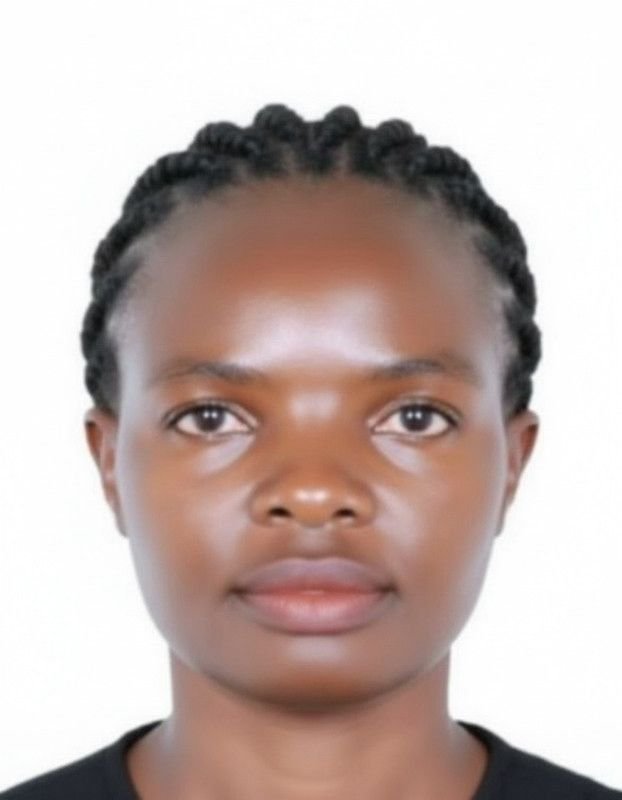
#> input picture input_photo.jpeg, 622 x 800 px
$ python remove_skin_reflections.py
#> lines starting #> are read from the running program, lines starting #| are printed output that depends on the picture; after the words box and inside, x2 and y2 are one past the last pixel; in counts of white or black regions, pixels touching at a corner belong together
#> in process_image, image is the input picture: shape (800, 622, 3); mean B, G, R 174.7, 179.3, 196.1
#| Image shape: (800, 622, 3)
import cv2
import numpy as np
from scipy.ndimage import gaussian_filter

def detect_eye_region_precise(image, eye_x, eye_y, eye_w, eye_h):
    """
    Precisely detect the actual eye area (iris, pupil, sclera) within a detected eye bounding box.
    Returns a refined mask for just the eye structure.
    """
    # Extract the eye region
    eye_roi = image[eye_y:eye_y+eye_h, eye_x:eye_x+eye_w]

    if eye_roi.size == 0:
        return np.zeros((eye_h, eye_w), dtype=np.uint8)

    # Convert to grayscale and HSV for analysis
    eye_gray = cv2.cvtColor(eye_roi, cv2.COLOR_BGR2GRAY)
    eye_hsv = cv2.cvtColor(eye_roi, cv2.COLOR_BGR2HSV)
    h, s, v = cv2.split(eye_hsv)

    # Create refined mask
    refined_mask = np.zeros((eye_h, eye_w), dtype=np.uint8)

    # Method 1: Detect dark regions (pupil and iris)
    # Pupil and iris are typically darker than surrounding skin
    _, dark_mask = cv2.threshold(eye_gray, 0, 255, cv2.THRESH_BINARY_INV + cv2.THRESH_OTSU)

    # Method 2: Detect eye whites (sclera) - low saturation, medium-high brightness
    sclera_mask = ((s < 40) & (v > 100) & (v < 240)).astype(np.uint8) * 255

    # Method 3: Detect iris region - has some color saturation
    iris_mask = ((s > 15) & (v > 30) & (v < 200)).astype(np.uint8) * 255

    # Combine masks: we want dark areas (pupil/iris) OR white areas (sclera)
    eye_structure = cv2.bitwise_or(dark_mask, sclera_mask)
    eye_structure = cv2.bitwise_or(eye_structure, iris_mask)

    # Clean up the mask - remove small noise
    kernel = cv2.getStructuringElement(cv2.MORPH_ELLIPSE, (3, 3))
    eye_structure = cv2.morphologyEx(eye_structure, cv2.MORPH_CLOSE, kernel, iterations=2)
    eye_structure = cv2.morphologyEx(eye_structure, cv2.MORPH_OPEN, kernel, iterations=1)

    # Find the largest connected component (the actual eye)
    num_labels, labels, stats, centroids = cv2.connectedComponentsWithStats(eye_structure, connectivity=8)

    if num_labels > 1:
        # Get the largest component (excluding background)
        largest_component = 1 + np.argmax(stats[1:, cv2.CC_STAT_AREA])
        refined_mask = (labels == largest_component).astype(np.uint8) * 255
    else:
        refined_mask = eye_structure

    # Apply edge detection to find eye boundaries
    edges = cv2.Canny(eye_gray, 30, 100)

    # Dilate edges slightly to create boundary
    edges = cv2.dilate(edges, kernel, iterations=1)

    # Fill the region inside the edges
    contours, _ = cv2.findContours(edges, cv2.RETR_EXTERNAL, cv2.CHAIN_APPROX_SIMPLE)

    if contours:
        # Find contour that's most likely the eye (centered, reasonable size)
        eye_center_x, eye_center_y = eye_w // 2, eye_h // 2

        best_contour = None
        best_score = float('inf')

        for contour in contours:
            area = cv2.contourArea(contour)
            # Eye should be a reasonable portion of the detection box
            if area < (eye_w * eye_h * 0.1) or area > (eye_w * eye_h * 0.8):
                continue

            # Calculate how centered the contour is
            M = cv2.moments(contour)
            if M["m00"] != 0:
                cx = int(M["m10"] / M["m00"])
                cy = int(M["m01"] / M["m00"])
                dist = np.sqrt((cx - eye_center_x)**2 + (cy - eye_center_y)**2)

                if dist < best_score:
                    best_score = dist
                    best_contour = contour

        if best_contour is not None:
            # Create mask from best contour
            contour_mask = np.zeros((eye_h, eye_w), dtype=np.uint8)
            cv2.drawContours(contour_mask, [best_contour], -1, 255, -1)

            # Combine with color-based detection
            refined_mask = cv2.bitwise_or(refined_mask, contour_mask)

    # Create an almond/eye shape mask as a constraint
    # Eyes are typically almond-shaped, not circular
    almond_mask = np.zeros((eye_h, eye_w), dtype=np.uint8)
    center = (eye_w // 2, eye_h // 2)

    # Create almond shape (ellipse with narrower width at top and bottom)
    axes = (int(eye_w * 0.45), int(eye_h * 0.35))
    cv2.ellipse(almond_mask, center, axes, 0, 0, 360, 255, -1)

    # Intersect with almond shape to ensure natural eye shape
    refined_mask = cv2.bitwise_and(refined_mask, almond_mask)

    # Final smoothing
    refined_mask = cv2.GaussianBlur(refined_mask, (5, 5), 0)

    return refined_mask


def detect_eyes(image):
    """
    Detect eyes in the image and return a precise mask of actual eye areas.
    Returns a binary mask where eye regions are white (255).
    """
    gray = cv2.cvtColor(image, cv2.COLOR_BGR2GRAY)
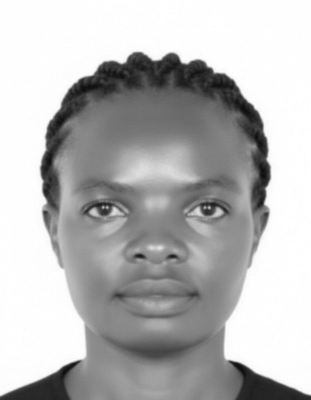
#> gray: shape (800, 622) (shown at 1/2 size); min 10, max 255, mean 183.8

    # Load Haar Cascade for eye detection
    eye_cascade = cv2.CascadeClassifier('haarcascade_eye.xml')

    # Also try face detection to better locate eye regions
    face_cascade = cv2.CascadeClassifier('haarcascade_frontalface_default.xml')

    # Create empty mask
    eye_mask = np.zeros(gray.shape, dtype=np.uint8)

    # Detect faces first to narrow down search area
    faces = face_cascade.detectMultiScale(gray, scaleFactor=1.1, minNeighbors=5, minSize=(30, 30))
#> faces = [[82, 243, 459, 459]]

    if len(faces) > 0:
        # Search for eyes within face regions
        for (x, y, w, h) in faces:
            # Define eye region (upper half of face)
            roi_gray = gray[y:y+int(h*0.6), x:x+w]
            roi_x, roi_y = x, y

            # Detect eyes in this region
            eyes = eye_cascade.detectMultiScale(roi_gray, scaleFactor=1.05, minNeighbors=3, minSize=(20, 20))

            for (ex, ey, ew, eh) in eyes:
                # Calculate absolute coordinates
                abs_x = roi_x + ex
                abs_y = roi_y + ey
                abs_w = ew
                abs_h = eh

                # Ensure within image bounds
                abs_x = max(0, abs_x)
                abs_y = max(0, abs_y)
                abs_w = min(image.shape[1] - abs_x, abs_w)
                abs_h = min(image.shape[0] - abs_y, abs_h)

                # Get precise eye mask for this region
                precise_mask = detect_eye_region_precise(image, abs_x, abs_y, abs_w, abs_h)

                # Place the precise mask in the full image mask
                eye_mask[abs_y:abs_y+abs_h, abs_x:abs_x+abs_w] = cv2.bitwise_or(
                    eye_mask[abs_y:abs_y+abs_h, abs_x:abs_x+abs_w],
                    precise_mask
                )
#> this loop made 1 pass
#> (x, y, w, roi_x, roi_y, eyes) on pass 1: (82, 243, 459, 82, 243, [[71, 130, 91, 91], [286, 128, 96, 96]])
#> pass 1, in detect_eyes, `roi_gray = gray[y:y+int(h*0.6), x:x+w]`:
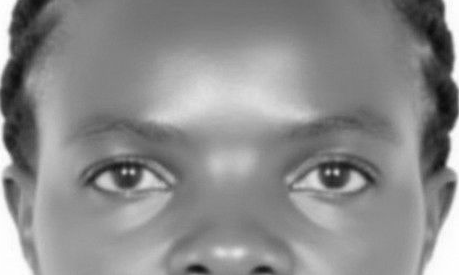
#> roi_gray: shape (275, 459); min 10, max 255, mean 139.9
#> pass 1, in detect_eye_region_precise, `eye_gray = cv2.cvtColor(eye_roi, cv2.COLOR_BGR2GRAY)`:
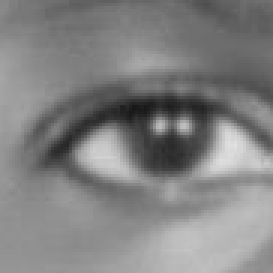
#> eye_gray: shape (91, 91) (shown 3 times larger); min 24, max 225, mean 129.6
#> after the loop:
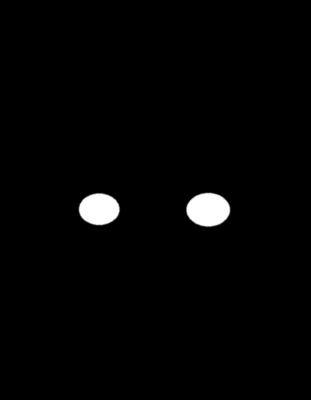
#> eye_mask: shape (800, 622) (shown at 1/2 size); min 0, max 255, mean 4.4
    else:
        # No face detected, try to detect eyes directly in whole image
        eyes = eye_cascade.detectMultiScale(gray, scaleFactor=1.1, minNeighbors=5, minSize=(20, 20))

        for (ex, ey, ew, eh) in eyes:
            # Ensure within bounds
            ex = max(0, ex)
            ey = max(0, ey)
            ew = min(image.shape[1] - ex, ew)
            eh = min(image.shape[0] - ey, eh)

            # Get precise eye mask for this region
            precise_mask = detect_eye_region_precise(image, ex, ey, ew, eh)

            # Place the precise mask in the full image mask
            eye_mask[ey:ey+eh, ex:ex+ew] = cv2.bitwise_or(
                eye_mask[ey:ey+eh, ex:ex+ew],
                precise_mask
            )

    # Apply minimal smoothing to final mask
    if np.sum(eye_mask) > 0:
        kernel = cv2.getStructuringElement(cv2.MORPH_ELLIPSE, (3, 3))
#> kernel = [[0, 1, 0], [1, 1, 1], [0, 1, 0]]
        eye_mask = cv2.morphologyEx(eye_mask, cv2.MORPH_CLOSE, kernel, iterations=1)
        eye_mask = cv2.GaussianBlur(eye_mask, (5, 5), 0)
#| Detected and will exclude 10532 eye region pixels

    return eye_mask


def detect_skin(image):
    """
    Detect skin regions in the image using multiple color spaces with refined masking.
    Returns a binary mask where skin regions are white (255).
    """
    # Convert to different color spaces
    hsv = cv2.cvtColor(image, cv2.COLOR_BGR2HSV)
#> hsv: shape (800, 622, 3); mean H, S, V 23.2, 37, 196.6
    ycrcb = cv2.cvtColor(image, cv2.COLOR_BGR2YCrCb)
#> ycrcb: shape (800, 622, 3); mean of channels 0, 1, 2 183.8, 136.8, 122.8
    lab = cv2.cvtColor(image, cv2.COLOR_BGR2LAB)
#> lab: shape (800, 622, 3); mean of channels 0, 1, 2 187.2, 133.9, 133.1

    # HSV skin detection
    # Typical skin tone ranges in HSV
    lower_hsv = np.array([0, 20, 70], dtype=np.uint8)
    upper_hsv = np.array([20, 170, 255], dtype=np.uint8)
    skin_mask_hsv = cv2.inRange(hsv, lower_hsv, upper_hsv)
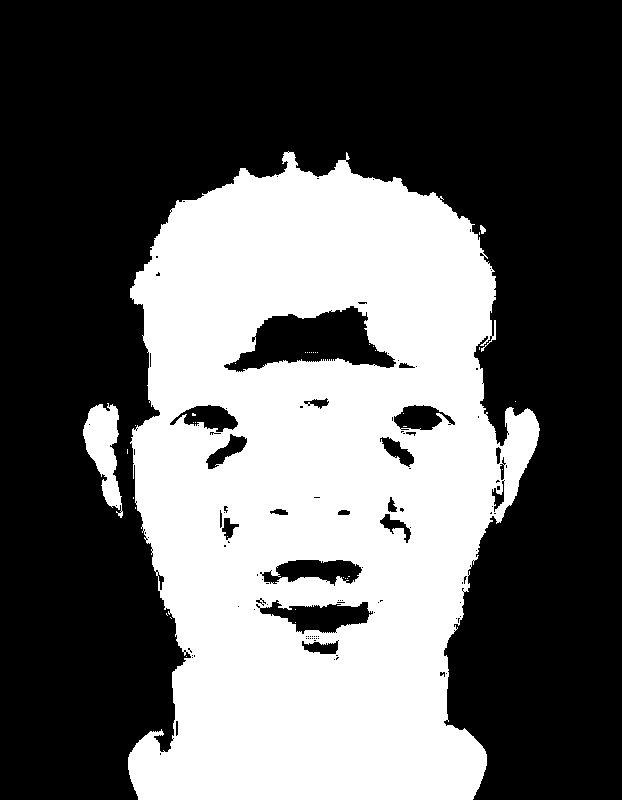
#> skin_mask_hsv: shape (800, 622); 38.4% white; 37 white regions (34 under 20 px), largest, box (x1, y1, x2, y2) and area: (128, 151, 540, 800) 188753, (83, 403, 123, 518) 2381, (480, 225, 486, 234) 36

    # YCrCb skin detection (more robust)
    lower_ycrcb = np.array([0, 135, 85], dtype=np.uint8)
    upper_ycrcb = np.array([255, 180, 135], dtype=np.uint8)
    skin_mask_ycrcb = cv2.inRange(ycrcb, lower_ycrcb, upper_ycrcb)
#> skin_mask_ycrcb: shape (800, 622); 40.9% white; 3 white regions (1 under 20 px), largest, box (x1, y1, x2, y2) and area: (125, 166, 540, 800) 200768, (83, 407, 124, 518) 2582

    # RGB-based skin detection for additional refinement
    b, g, r = cv2.split(image)
    rgb_mask = ((r > 95) & (g > 40) & (b > 20) &
                (r > g) & (r > b) &
                (np.abs(r.astype(int) - g.astype(int)) > 15)).astype(np.uint8) * 255
#> rgb_mask: shape (800, 622); 39.4% white; 7 white regions (5 under 20 px), largest, box (x1, y1, x2, y2) and area: (128, 170, 539, 800) 193951, (84, 409, 123, 513) 2276

    # Combine all masks using weighted approach
    skin_mask = cv2.bitwise_or(skin_mask_hsv, skin_mask_ycrcb)
#> skin_mask: shape (800, 622); 41.6% white; 7 white regions (4 under 20 px), largest, box (x1, y1, x2, y2) and area: (125, 151, 540, 800) 204496, (83, 403, 124, 518) 2700, (480, 225, 486, 234) 36
    skin_mask = cv2.bitwise_and(skin_mask, rgb_mask)

    # Advanced morphological operations for refinement
    # Remove small noise
    kernel_small = cv2.getStructuringElement(cv2.MORPH_ELLIPSE, (3, 3))
    skin_mask = cv2.morphologyEx(skin_mask, cv2.MORPH_OPEN, kernel_small, iterations=2)
#> skin_mask: shape (800, 622); 39.3% white; 2 white regions, box (x1, y1, x2, y2) and area: (128, 170, 539, 800) 193505, (84, 409, 123, 513) 2259

    # Close gaps
    kernel_medium = cv2.getStructuringElement(cv2.MORPH_ELLIPSE, (7, 7))
    skin_mask = cv2.morphologyEx(skin_mask, cv2.MORPH_CLOSE, kernel_medium, iterations=3)
#> skin_mask: shape (800, 622); 40.1% white; 1 white region, box (x1, y1, x2, y2) and area: (84, 170, 539, 800) 199545

    # Remove small isolated regions using connected components
    num_labels, labels, stats, centroids = cv2.connectedComponentsWithStats(skin_mask, connectivity=8)
#> num_labels = 2; stats = [[0, 0, 622, 800, 298055], [84, 170, 455, 630, 199545]]; centroids = [[309.4, 337.1], [312.1, 492.7]]

    # Calculate minimum area threshold (remove components smaller than 1% of image area)
    min_area = (image.shape[0] * image.shape[1]) * 0.01

    # Create refined mask keeping only large components
    refined_mask = np.zeros_like(skin_mask)
    for i in range(1, num_labels):  # Skip background (label 0)
        area = stats[i, cv2.CC_STAT_AREA]
        if area > min_area:
            refined_mask[labels == i] = 255
#> this loop made 1 pass
#> area on pass 1: 199545

    # Fill holes in the mask
    kernel_large = cv2.getStructuringElement(cv2.MORPH_ELLIPSE, (11, 11))
    refined_mask = cv2.morphologyEx(refined_mask, cv2.MORPH_CLOSE, kernel_large, iterations=2)
#> refined_mask: shape (800, 622); 40.2% white; 1 white region, box (x1, y1, x2, y2) and area: (84, 170, 539, 800) 199948

    # Smooth edges with bilateral filter to preserve boundaries
    refined_mask = cv2.bilateralFilter(refined_mask, 9, 75, 75)

    # Final Gaussian blur for soft edges
    refined_mask = cv2.GaussianBlur(refined_mask, (7, 7), 0)

    # Apply edge-preserving smoothing using morphological gradient
    gradient = cv2.morphologyEx(refined_mask, cv2.MORPH_GRADIENT, kernel_small)
    refined_mask = cv2.subtract(refined_mask, gradient // 2)

    return refined_mask


def detect_highlights(image, skin_mask, eye_mask=None):
    """
    Detect bright highlights/reflections on skin areas.
    Returns a mask of the highlight regions.
    """
    # Convert to grayscale
    gray = cv2.cvtColor(image, cv2.COLOR_BGR2GRAY)

    # Convert to HSV for saturation and value analysis
    hsv = cv2.cvtColor(image, cv2.COLOR_BGR2HSV)
    h, s, v = cv2.split(hsv)

    # Detect highlights: high brightness (V channel) and low saturation
    # Highlights are typically very bright and desaturated
    highlight_mask = np.zeros_like(gray)

    # Threshold for brightness (adjust these values if needed)
    brightness_threshold = 180  # V channel threshold
    saturation_threshold = 200   # S channel threshold (low saturation)

    # Create highlight mask based on high brightness and low saturation
    highlight_mask = ((v > brightness_threshold) & (s < saturation_threshold)).astype(np.uint8) * 255
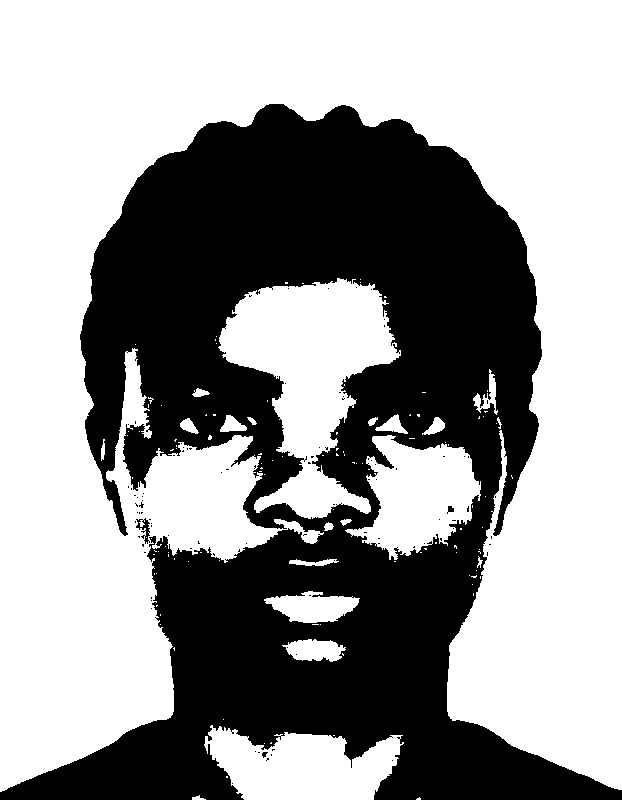
#> highlight_mask: shape (800, 622); 59.8% white; 95 black regions (91 under 20 px), largest, box (x1, y1, x2, y2) and area: (0, 104, 622, 800) 199644, (136, 518, 150, 544) 148, (447, 506, 454, 514) 34, (262, 752, 268, 758) 22

    # Only keep highlights that are on skin
    highlight_mask = cv2.bitwise_and(highlight_mask, skin_mask)

    # Exclude eye regions from highlight mask
    if eye_mask is not None and np.sum(eye_mask) > 0:
        # Create inverse eye mask (everything except eyes)
        eye_mask_binary = (eye_mask > 127).astype(np.uint8) * 255
        inverse_eye_mask = cv2.bitwise_not(eye_mask_binary)
        highlight_mask = cv2.bitwise_and(highlight_mask, inverse_eye_mask)

    # Morphological operations to refine the highlight mask
    kernel = cv2.getStructuringElement(cv2.MORPH_ELLIPSE, (3, 3))
    highlight_mask = cv2.morphologyEx(highlight_mask, cv2.MORPH_CLOSE, kernel, iterations=1)
    highlight_mask = cv2.morphologyEx(highlight_mask, cv2.MORPH_DILATE, kernel, iterations=1)
#| Detected 65115 highlight pixels

    return highlight_mask


# [95 lines left out: functions inpaint_highlights, blend_with_local_skin_tone, not called in this run]


def remove_reflections_advanced(image, highlight_mask):
    """
    Advanced method to remove reflections by intelligent blending with local skin tone.
    Uses texture synthesis and color matching for natural results.
    """
    result = image.copy().astype(np.float32)
    original = image.astype(np.float32)

    # Create sampling rings around highlights
    kernel_small = cv2.getStructuringElement(cv2.MORPH_ELLIPSE, (3, 3))
    kernel_medium = cv2.getStructuringElement(cv2.MORPH_ELLIPSE, (15, 15))
    kernel_large = cv2.getStructuringElement(cv2.MORPH_ELLIPSE, (30, 30))

    # Shrink mask slightly to ensure we're working with highlight core
    core_mask = cv2.erode(highlight_mask, kernel_small, iterations=1)

    # Create rings for sampling at different distances
    ring1 = cv2.dilate(core_mask, kernel_medium, iterations=1)
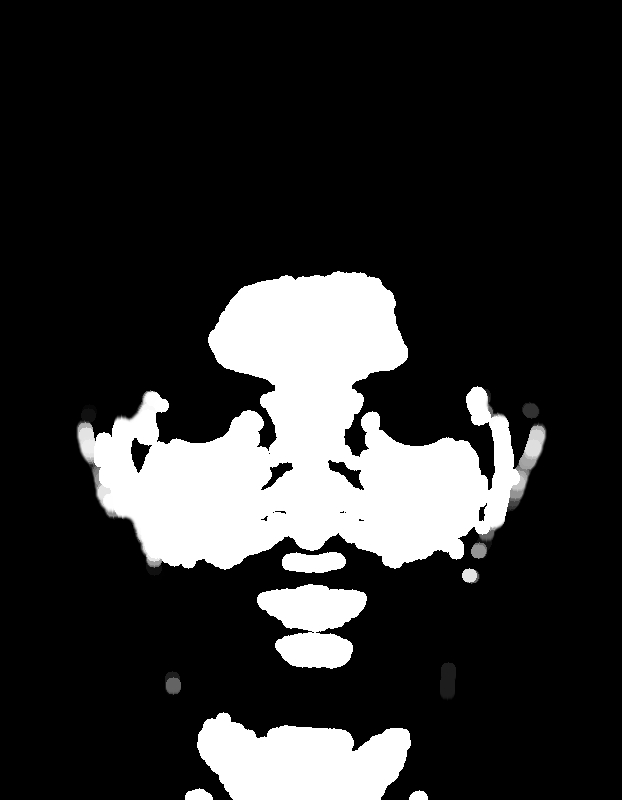
#> ring1: shape (800, 622); min 0, max 255, mean 47.2
    ring1 = cv2.subtract(ring1, core_mask)

    ring2 = cv2.dilate(core_mask, kernel_large, iterations=1)
#> (the rest of the program and of its run is left out)
